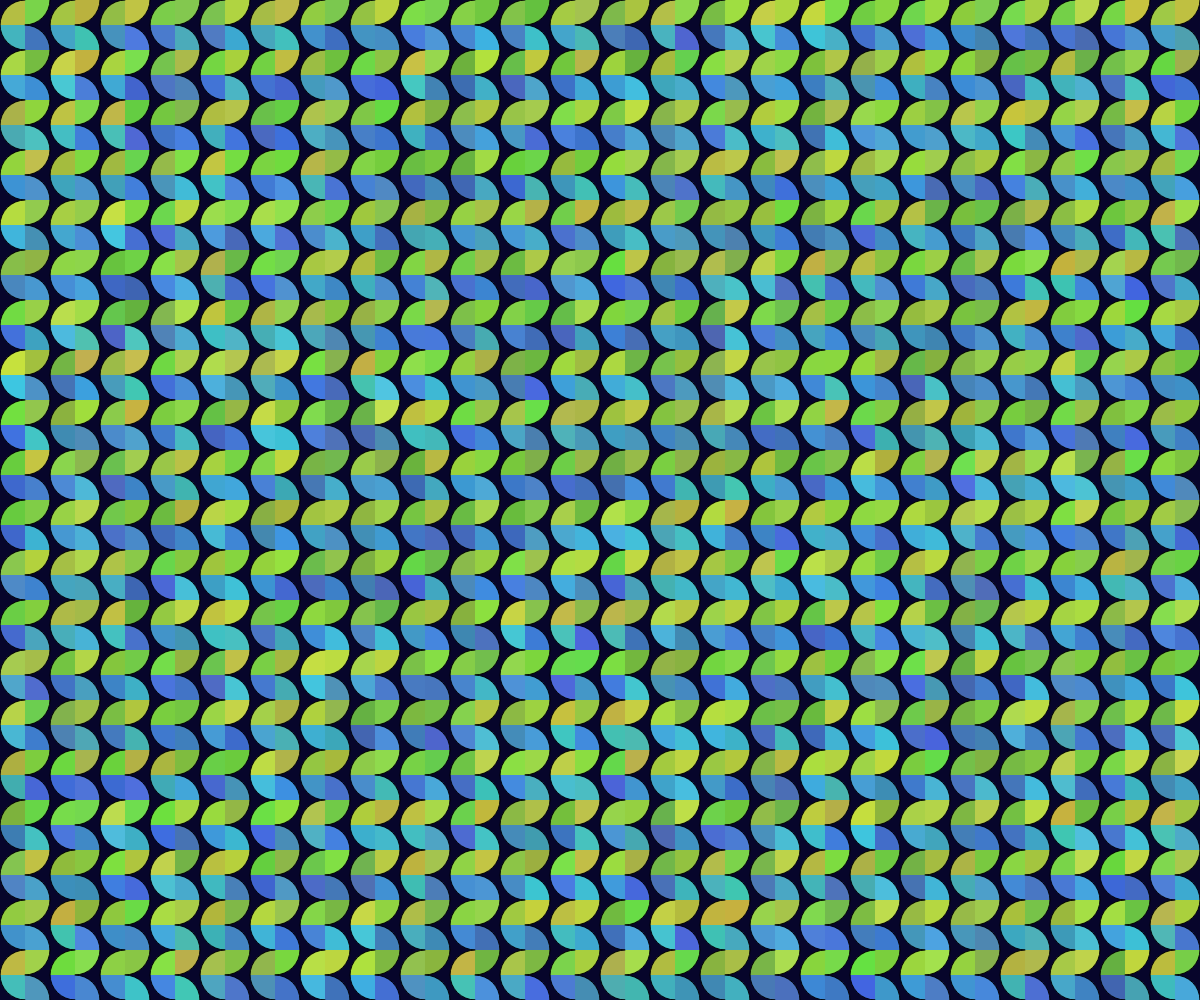
Frame 1 (no input)
Frame 60 (no input): identical to frame 1, image omitted
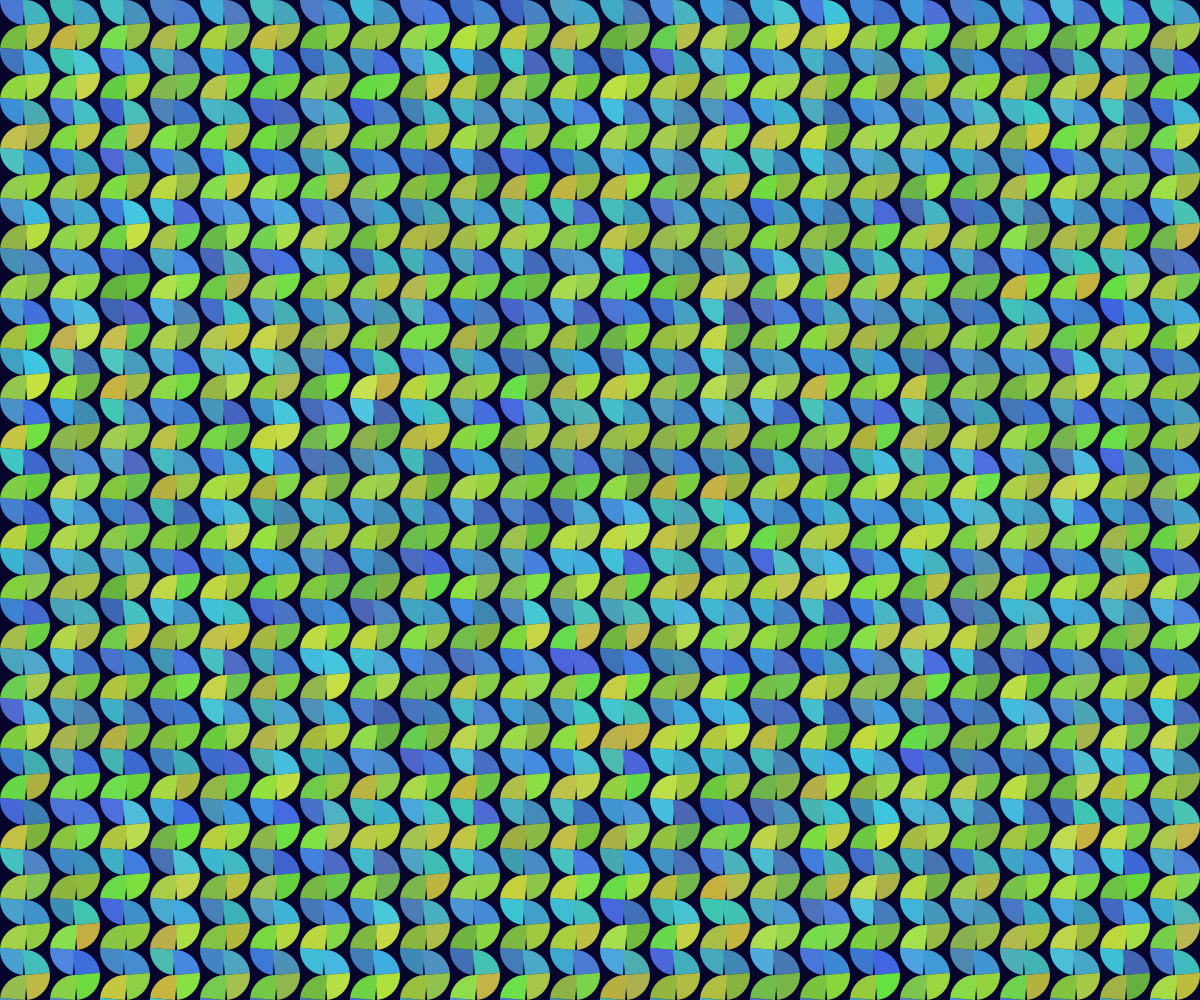
Frame 120 (the mouse pressed at the canvas centre since frame 60)

The p5.js sketch that drew these frames (run headless with seeded random() and noise() and a simulated clock; from frame 60 on, the mouse is pressed at the canvas centre):

// p5.js sketch
// ── sketch.js
let points = [];
let myGraph;
let inRotation = false;
let angle = 0;
function setup(){
  createCanvas(windowWidth, windowHeight);
  myGraph = createGraphics(windowWidth, windowHeight); //much more efficient
  background(7, 5, 43);
  myGraph.background(7,5,43);
  let normal = false;
  for (let x = 25; x <= width; x+=50){
    for(let y = 0; y <= height; y+=50){
      let curr = new Hub(x, y, normal);
      points.push(curr);
      curr.show();
      curr = new Hub(x, y + 25, !normal);
      points.push(curr);
      curr.show();
    }
  }
}

function draw(){
  
  if(angle === 0) image(myGraph, 0, 0);
  else{
    background(7, 5, 43);
  }
  if (mouseIsPressed && angle === 0){
    angle = 0.1
  }
  if(angle != 0){
    rotateEm();
  }
}

function rotateEm(){
  for(let i = 0; i < points.length; i++){
    points[i].rotShow(angle);
  }
  angle += 0.05;
  if (angle > TWO_PI)
    angle = 0;
}

//can be switched out with rotateEm() in draw() to provide alternate functionality
function doTransform(){
  for(let i = 0; i < points.length; i++){
    d = dist(mouseX, mouseY, points[i].x, points[i].y);
    if (d < 200){
      rHold = random(160, 180);
      gHold = random(50, 150);
      bHold = random(75, 125);
      points[i].upShow(rHold, gHold, bHold);
    }
  }
}
// ── hub.js
function Hub(x, y, normal){
    //print("within hub");
    this.x = x;
    let permX = x;
    this.y = y;
    let permY = y;
    this.normal = normal;
    let r = random(60, 80);
    let g = random(100, 200);
    let b = random(175, 225);
    
    this.show = function(){
        if (normal){
            
            myGraph.fill(r, g, b);
            myGraph.arc(this.x, this.y, 50, 50, HALF_PI, PI);
            myGraph.fill(g, b, r);
            myGraph.arc(this.x, this.y, 50, 50, PI, PI + HALF_PI);
        } else{
            myGraph.fill(r, g, b);
            myGraph.arc(this.x, this.y, 50, 50, PI + HALF_PI, 0);
            myGraph.fill(g, b, r);
            myGraph.arc(this.x, this.y, 50, 50, 0, HALF_PI);

        }
    }

    this.upShow = function(rHold, gHold, bHold){
        if (normal){
            fill(rHold, gHold, bHold);
            arc(this.x, this.y, 50, 50, HALF_PI, PI);
            fill(gHold, bHold, rHold);
            arc(this.x, this.y, 50, 50, PI, PI + HALF_PI);
        } else{
            fill(rHold, gHold, bHold);
            arc(this.x, this.y, 50, 50, PI + HALF_PI, 0);
            fill(gHold, bHold, rHold);
            arc(this.x, this.y, 50, 50, 0, HALF_PI);

        }
    }

    this.rotShow = function(angle){
        if (normal){
            noStroke();
            fill(r, g, b);
            arc(this.x, this.y, 50, 50, HALF_PI + angle, PI + angle);
            noStroke();
            fill(g, b, r);
            arc(this.x, this.y, 50, 50, PI + angle, PI + HALF_PI + angle);
        } else{
            noStroke();
            fill(r, g, b);
            arc(this.x, this.y, 50, 50, PI + HALF_PI - angle, 0 - angle);
            noStroke();
            fill(g, b, r);
            arc(this.x, this.y, 50, 50, 0 - angle, HALF_PI - angle);
        }
    }
}
